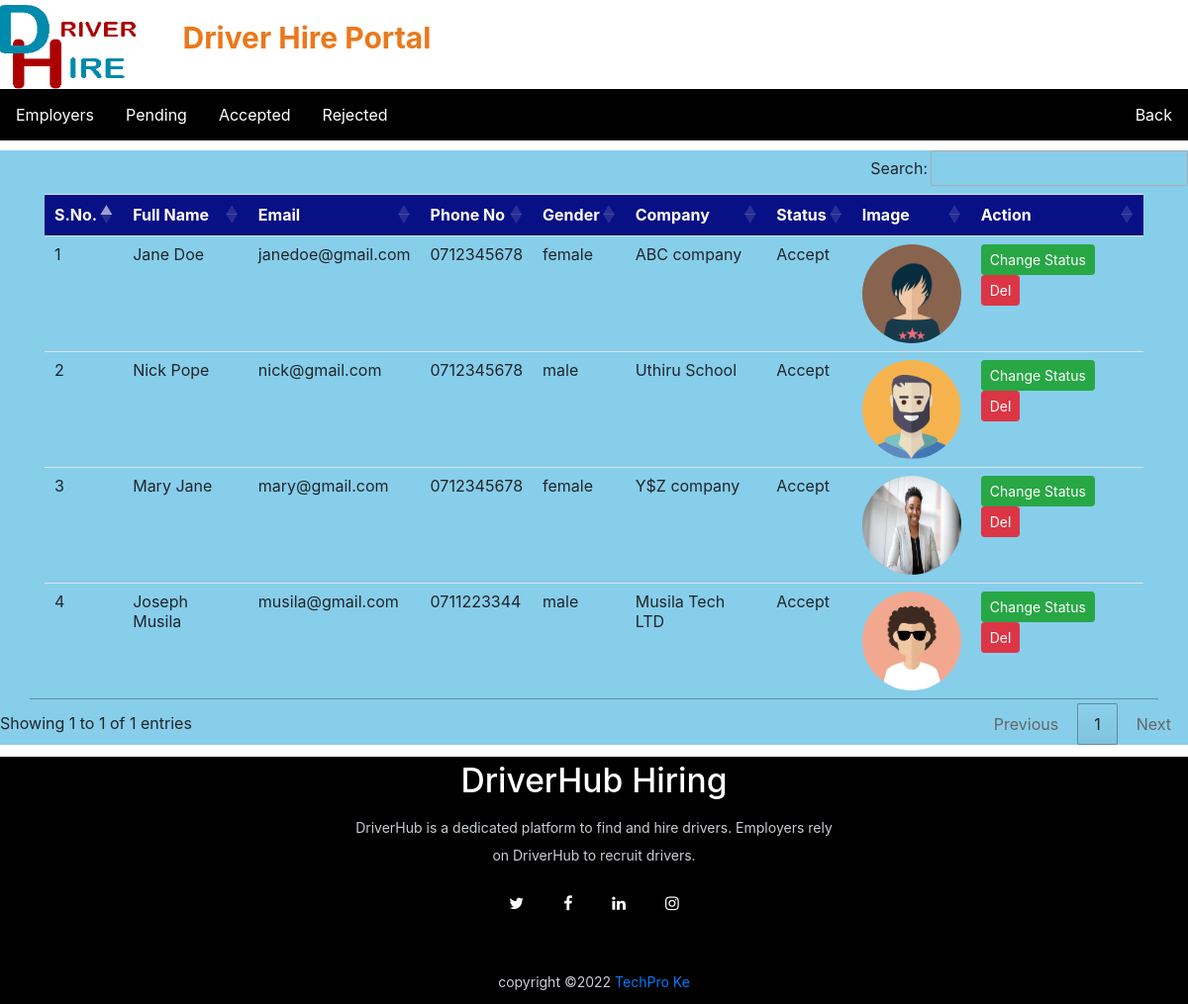
Before: /employers (signed in) with the older database file.
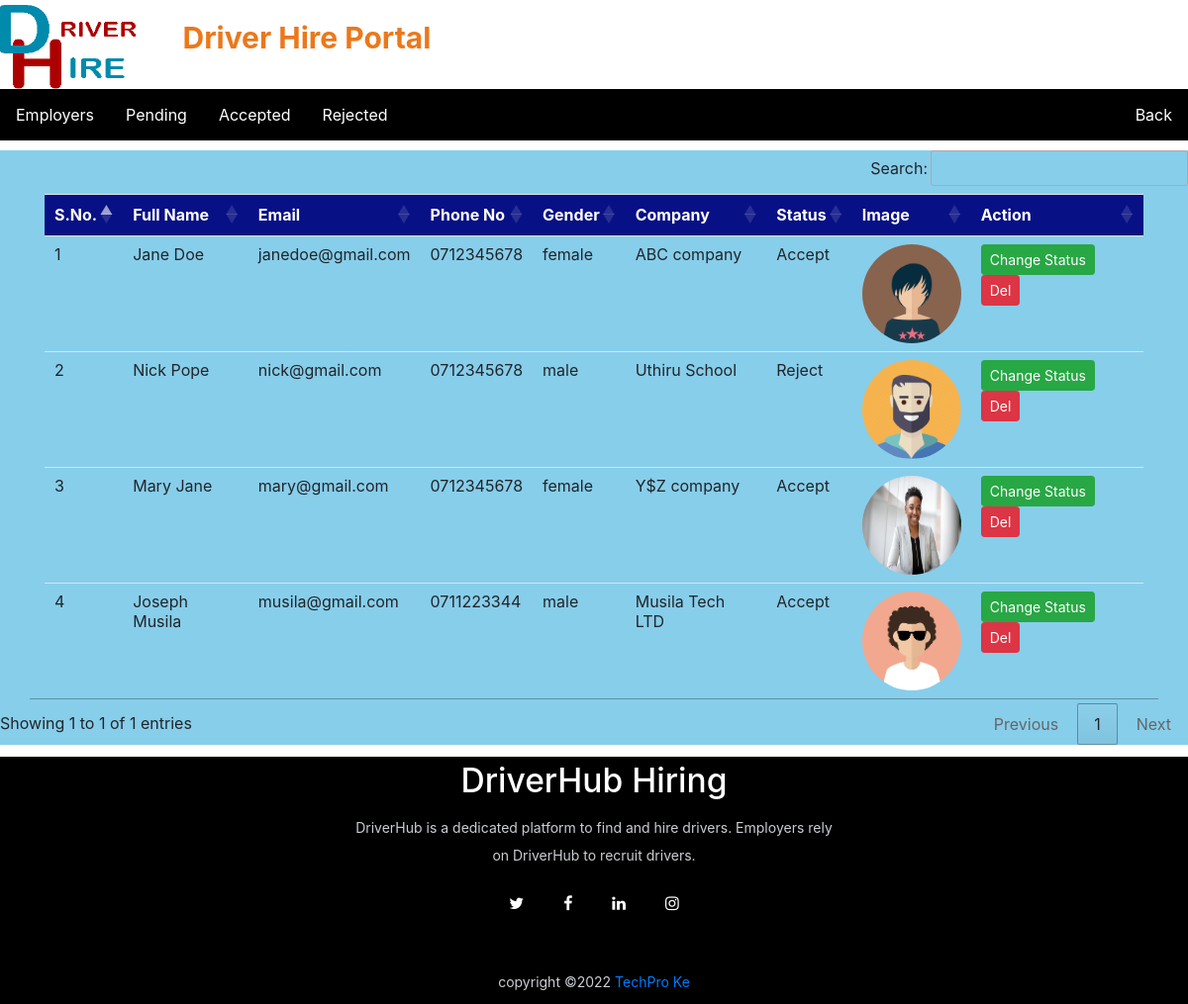
After: the same page with the newer database file.
### driverjob/models.py (models this page shows, shortened)
class Employer(models.Model):
    user=models.ForeignKey(User,on_delete=models.CASCADE)
    mobile = models.CharField(max_length=15, null= True)
    image = models.FileField(null=True)
    cartype = models.CharField(max_length=30, null=True)
    gender =models.CharField(max_length=10, null=True)
    company =models.CharField(max_length=100, null=True)
    type =models.CharField(max_length=15, null=True)
    status =models.CharField(max_length=20, null=True)

### driverjob/views.py (the view)
# urls.py: path('employers', employers, name="employers"),
def employers(request):
    if not request.user.is_authenticated:
        return redirect('admin_login')
    data = Employer.objects.all()
    d = {'data':data}
    return render(request,'employers.html',d)

### driverjob/templates/employers.html
{% load static %}
{% block body %}
{% include 'emp_nav.html' %}
<div style="background-color: skyblue; margin-top: 10px;">
<table id="example" class="table table-hover container">
    <thead>
    <tr style="background-color: rgb(8, 16, 133);color: white;">
        <th>S.No.</th>
        <th>Full Name</th>
        <th>Email</th>
        <th>Phone No</th>
        <th>Gender</th>
        <th>Company</th>
        <th>Status</th>
        <th>Image</th>
        <th>Action</th>
    </tr>
    </thead>
    <tbody>
    {% for i in data %}
        <tr>
            <td>{{forloop.counter}}</td>
            <td>{{i.user.first_name}} {{i.user.last_name}}</td>
            <td>{{i.user.username}}</td>
            <td>{{i.mobile}}</td>
            <td>{{i.gender}}</td>
            <td>{{i.company}}</td>
            <td>{{i.status}}</td>
            <td><img src="{{i.image.url}}" style="width:100px ; height:100px ; border-radius:50%;"></td>
            <td><a style="text-decoration: none;" class="btn btn-success btn-sm" href="{% url 'change_status' i.id %}" >Change Status</a>
            <a  style="text-decoration: none;" class="btn btn-danger btn-sm" href="{% url 'del_employer' i.user.id %}"  onclick="return confirm('Are you sure you want to delete this employer?')">Del</a></td>
        </tr>
    </tbody>
    {% endfor %}
</table>
</div>
{% include 'footer.html' %}
{% endblock %}

Changed rows visible on the page:
changed Employer "Uthiru School": status "Accept" → "Reject"
